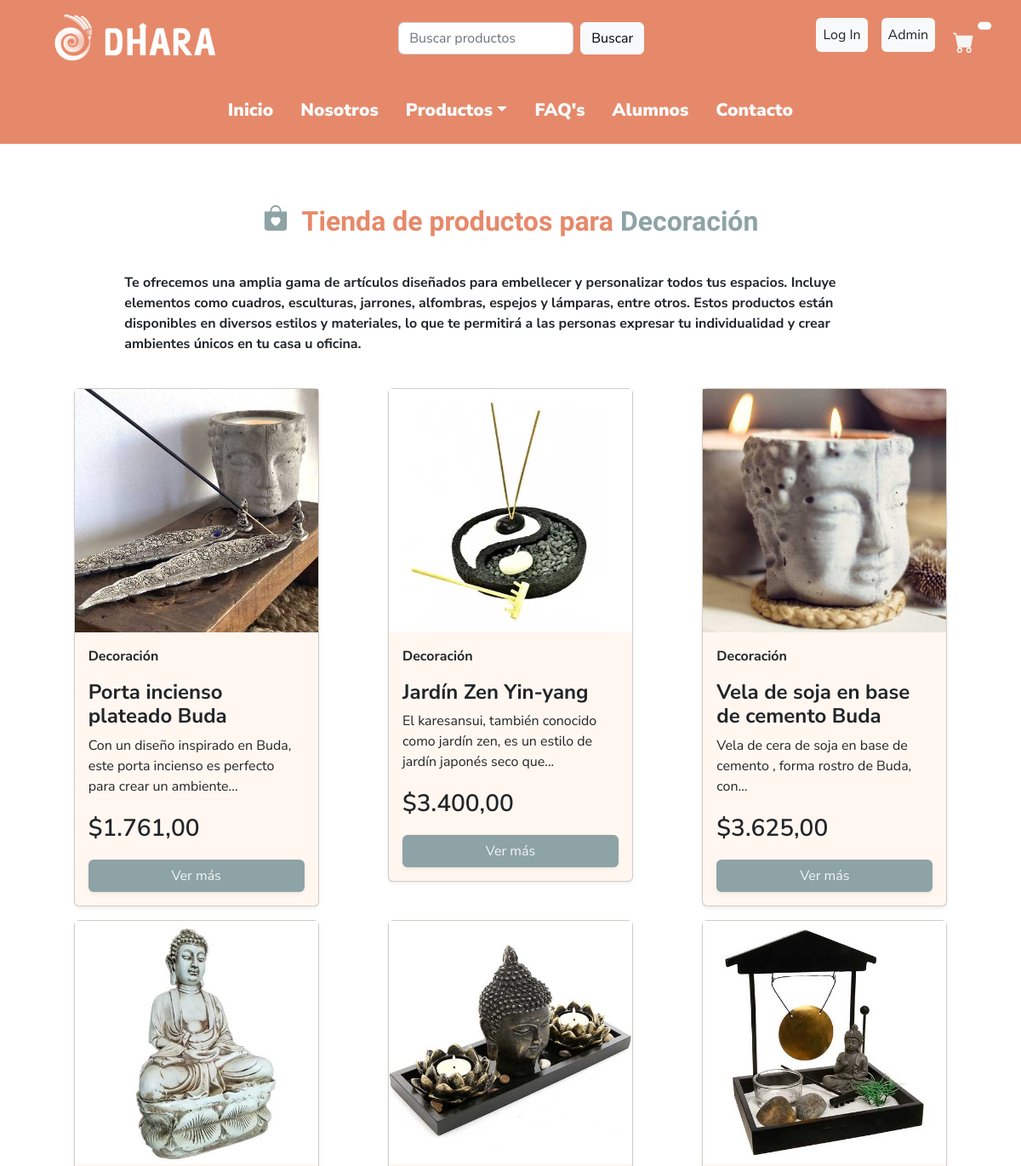
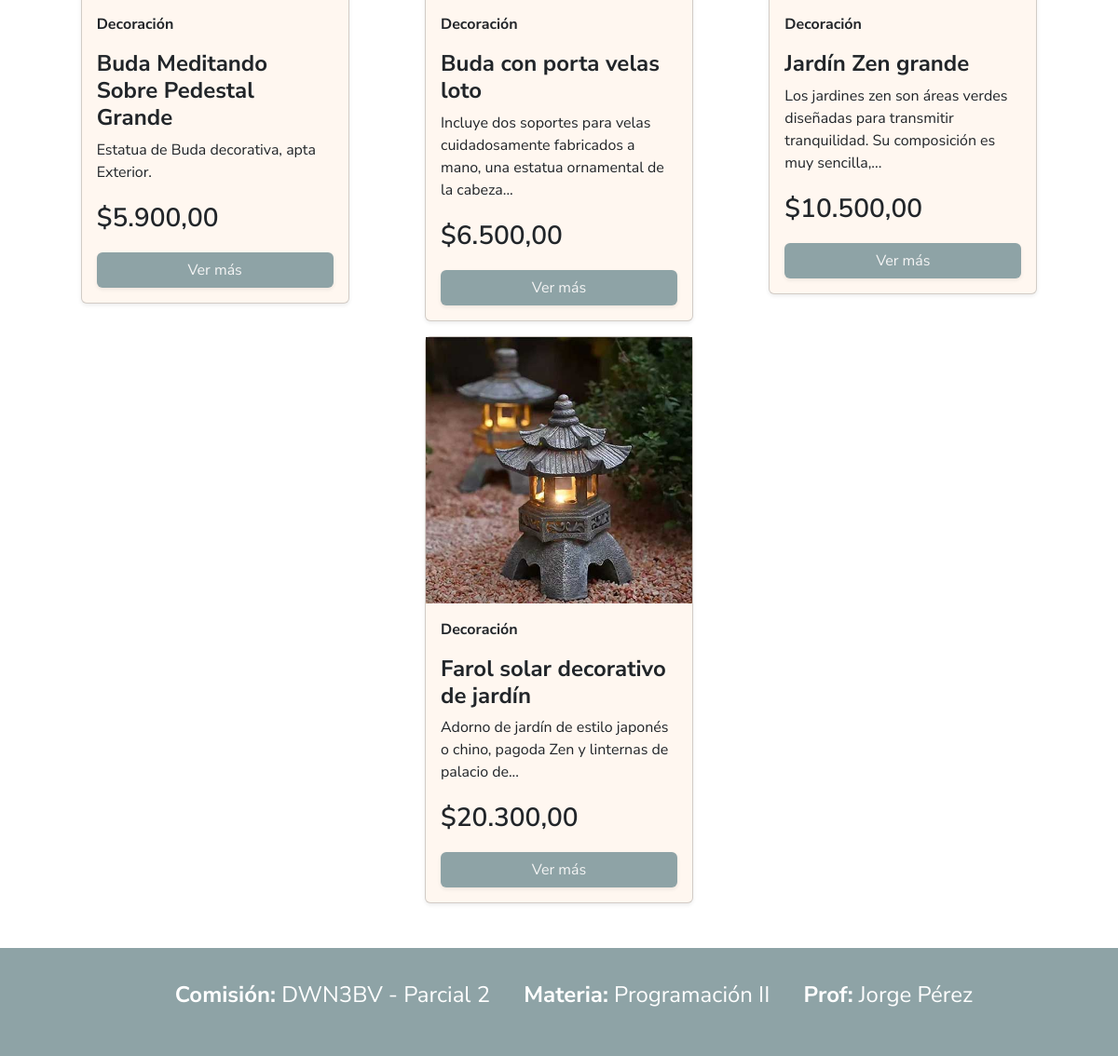
/index.php?sec=tienda&cat=1, run on the app's committed database (2 pictures, top to bottom).
### tables this page shows
CREATE TABLE `categoria` (
  `id` int(10) UNSIGNED NOT NULL,
  `nombre` varchar(256) NOT NULL,
  `descripcion` text DEFAULT NULL,
  `fecha_lanzamiento` timestamp NOT NULL DEFAULT current_timestamp()
);

CREATE TABLE `productos` (
  `id` int(10) UNSIGNED NOT NULL,
  `nombre_prod` varchar(256) NOT NULL,
  `categoria` int(10) UNSIGNED NOT NULL,
  `imagen` varchar(256) NOT NULL,
  `alt` text NOT NULL,
  `descripcion` text DEFAULT NULL,
  `origen` int(11) UNSIGNED NOT NULL,
  `material` varchar(256) NOT NULL,
  `medidas` varchar(256) NOT NULL,
  `peso` varchar(256) NOT NULL,
  `cuidado` varchar(256) DEFAULT NULL,
  `stock` int(10) UNSIGNED NOT NULL,
  `precio` decimal(12,2) NOT NULL,
  `inicio_promocion` datetime DEFAULT NULL,
  `fin_promocion` datetime DEFAULT NULL
);

### classes/Categoria.php (called while the page is built, shortened)
<?PHP
class Categoria
{
    private $nombre;
    private $descripcion;
    public function get_x_id(int $id): ?Categoria
    {
        $conexion = Conexion::getConexion();
        $query = "SELECT * FROM categoria WHERE id = ?";
        $PDOStatement = $conexion->prepare($query);
        $PDOStatement->setFetchMode(PDO::FETCH_CLASS, self::class);
        $PDOStatement->execute(
            [$id]
        );
        $categoria = $PDOStatement->fetch();
        return $categoria ?? null;
    }
    public function getNombre()
    {
        return $this->nombre;
    }
    public function getDescripcion()
    {
        return $this->descripcion;
    }
}

### classes/Producto.php (called while the page is built, shortened)
<?PHP
class Producto
{
    private $id;
    private $nombre_prod;
    private $imagen;
    private $alt;
    private $descripcion;
    private $precio;
    private static $createValues = ['id', 'nombre_prod', 'imagen', 'alt', 'descripcion', 'material', 'medidas', 'peso', 'cuidado', 'stock', 'precio', 'inicio_promocion', 'fin_promocion'];
    public function catalogo_x_categoria(int $categoria): array
    {
        $catalogo = [];
        $conexion = Conexion::getConexion();
        $query = "SELECT * FROM productos WHERE categoria = ?";
        $PDOStatement = $conexion->prepare($query);
        $PDOStatement->setFetchMode(PDO::FETCH_ASSOC);
        $PDOStatement->execute(
            [$categoria]
        );
        while ($result = $PDOStatement->fetch()) {
            $catalogo[] = $this->crear_producto($result);
        }
        return $catalogo;
    }
    private function crear_producto($productoData): Producto
    {
        $producto = new self();
        foreach (self::$createValues as $value) {
            $producto->{$value} = $productoData[$value];
        }
        $producto->categoria = (new Categoria())->get_x_id($productoData['categoria']);
        $producto->origen = (new Origen())->get_x_id($productoData['origen']);
        $etiquetas = [];
        $producto->etiquetas = $etiquetas;
        return $producto;
    }
    public function recortar_palabras(int $cantidad = 15): string
    {
        $texto = $this->descripcion;
        $arrayPalabras = explode(' ', $texto);
        if (count($arrayPalabras) <= $cantidad) {
            $resultado = $texto;
        } else {
            array_splice($arrayPalabras, $cantidad);
            $texto = implode(' ', $arrayPalabras);
            $resultado = $texto . '...';
        }
        return $resultado;
    }
    public function precio_formateado(): string
    {
        $precio = $this->precio;
        $resultado = '$' . number_format($precio, 2, ',', '.');
        return $resultado;
    }
    public function getId()
    {
        return $this->id;
    }
    public function getNombre_prod()
    {
        return $this->nombre_prod;
    }
    public function getImagen()
    {
        return $this->imagen;
    }
    public function getAlt()
    {
        return $this->alt;
    }
}

### classes/Origen.php (called while the page is built, shortened)
<?PHP
class Origen
{
    public function get_x_id(int $id): ?Origen
    {
        $conexion = Conexion::getConexion();
        $query = "SELECT * FROM origen WHERE id = ?";
        $PDOStatement = $conexion->prepare($query);
        $PDOStatement->setFetchMode(PDO::FETCH_CLASS, self::class);
        $PDOStatement->execute(
            [$id]
        );
        $categoria = $PDOStatement->fetch();
        return $categoria ?? null;
    }
}

### views/tienda.php (the view, shortened to what this page needs)
<?PHP
$id_categoria = $_GET['cat'] ?? FALSE;
$categoria = (new Categoria())->get_x_id($id_categoria);
$nombre_categoria = $categoria->getNombre();
$descripcion_categoria = $categoria->getDescripcion();
if ($id_categoria == "8") {
    $catalogo = (new Producto())->catalogo_precio_menor_a(5000);
} else {
   $catalogo = (new Producto())->catalogo_x_categoria($id_categoria);
}
$titulo = ucwords(str_replace("cion", "ción", $nombre_categoria));
?>
<section id="tienda" class="my-lg-5">
    <div class="row container mx-auto mt-4">
        <div class="col-12 my-4 text-center d-flex">
            <div class="mx-auto d-flex">
                <?php
                    if ($titulo == "Todos"){
                        echo '<h2 class="ps-3"><span class="grey">Todos</span> nuestros productos</h2>';
                    }else if ($titulo == "Rebajas"){
                        echo '<h2 class="ps-3">Todos nuestros <span class="grey">Productos -$5000</span></h2>';
                    }
                    else {
                    ?>
                        <h2 class="ps-3">Tienda de productos para <span class="grey"><?= $titulo ?></span></h2>
                    <?php
                    }
                    ?>
            </div>
        </div>
        <div class="col-12">
            <div class="row d-flex g-3">
            <p class="col-10 mx-auto p-2"><strong><?=$descripcion_categoria?></strong></p>
                <?PHP foreach ($catalogo as $producto) {   ?>
                    <div class="col-12 col-sm-10 col-md-6 col-lg-4 mx-auto">
                        <div class="card  shadow-sm mx-auto bg-sand" style="width: 18rem;">
                            <img src="./img/productos/<?= $producto->getImagen() ?>" class=" img-fluid" alt="<?= $producto->getAlt() ?>">
                            <div class="card-body">
                                <p class="card-text"><b><?= $titulo ?></b></p>
                                <h3 class="card-title fs-4 fw-bold"><?= $producto->getNombre_prod() ?></h3>
                                <p class="card-text"><?= $producto->recortar_palabras(15) ?></p>
                                <p class="fs-3 fw-semibold"><?= $producto->precio_formateado() ?></p>
                                <a href="index.php?sec=detalle_prod&id=<?= $producto->getId() ?>" class="btn shadow-sm btn-grey-white w-100">
                                    Ver más
                                </a>
                            </div>
                        </div>
                    </div>
                <?PHP } ?>
            </div>
        </div>
    </div>
</section>

### index.php (shortened to what this page needs)
<?PHP
$seccionesValidas = [
    "home" => [
        "titulo" => "Bienvenidos",
        "restringido" => false
    ],
    "nosotros" => [
        "titulo" => "Nosotros",
        "restringido" => false
    ],
    "tienda" => [
        "titulo" => "Nuestro catálogo",
        "restringido" => false
    ],
    "preg_frecuentes" => [
        "titulo" => "Preguntas frecuentes",
        "restringido" => false
    ],
    "contacto" => [
        "titulo" => "Contacto",
        "restringido" => false
    ],
    "detalle_prod" => [
        "titulo" => "Detalle de producto",
        "restringido" => false
    ],
    "datos_alumnos" => [
        "titulo" => "Alumnos",
        "restringido" => false
    ],
    "catalogo_completo" => [
        "titulo" => "Catálogo completo",
        "restringido" => false
    ],
    "testeos" => [
        "titulo" => "Página de pruebas",
        "restringido" => false
    ],
    "resultado_busqueda" => [
        "titulo" => "Resultado de búsqueda",
        "restringido" => false
    ],
    "form_process" => [
        "titulo" => "Respuesta enviada",
        "restringido" => false
    ],
    "carrito" => [
        "titulo" => "Carrito",
        "restringido" => false
    ],
    "checkout" => [
        "titulo" => "Checkout",
        "restringido" => true
    ],
    "login" => [
        "titulo" => "Iniciar Sesión",
        "restringido" => false
    ],
    "panel_usuario" => [
        "titulo" => "Panel de Usuario",
        "restringido" => true
    ]
];
$seccion = $_GET['sec'] ?? "home";
if (!array_key_exists($seccion, $seccionesValidas)) {
    $vista = "404";
    $titulo = "404 - Página no encontrada";
} else {
    $vista = $seccion;
}
?>
<!DOCTYPE html>
<html lang="es">
<head>
    <link href="https://cdn.jsdelivr.net/npm/bootstrap@5.2.2/dist/css/bootstrap.min.css" rel="stylesheet">
    <link rel="stylesheet" href="./css/styles.css">
</head>
<body>
    <div class="navbar navbar-expand-lg bg-orange text-light ">
        <div class="container-xl container-fluid ">
            <div class="align-self-start ">
                <a class="navbar-brand mt-2 p-2 " href="index.php?sec=home">
                    <img src="./img/logo.png" alt="Logo Dhara" class="d-inline-block align-text-top m-2" id="logo">
                </a>
            </div>
            <div>
            <div class="pe-3">
                    <form class="d-flex" role="search" action="actions/procesar_busqueda.php" method="get">
                        <input class="form-control me-2" type="search" aria-label="Search" name="q" placeholder="Buscar productos">
                        <button class="btn btn-light" type="submit">Buscar</button>
                    </form>
                </div>
            </div>
            <div class="align-self-center d-flex ">
                <div class="navbar-nav ">
                    <div>
                        <a class="nav-link text-dark bg-light rounded mx-2" href="index.php?sec=login">Log In</a>
                    </div>
                    <div>
                        <a class="nav-link text-dark bg-light rounded mx-2" href="./admin/index.php?sec=login">Admin</a>
                    </div>
                </div>
                <div class="mt-3 mt-md-4 mt-lg-2 ">
                    <button type="button" class="btn text-light position-relative ">
                        <a href="index.php?sec=carrito">
                            <span class="position-absolute top-0 start-100 translate-middle badge rounded-pill bg-white text-dark">
                            </span>
                        </a>
                    </button>
                </div>
            </div>
        </div>
    </div>
    <nav class="navbar navbar-expand-lg bg-orange text-light ">
        <div class="container-xl container-fluid justify-content-center">
            <div class="row">
                <div class="collapse navbar-collapse justify-content-end text-end p-2" id="navbarNavAltMarkup">
                    <div class="navbar-nav ">
                        <li class="nav-item px-2 ">
                            <a class="nav-link active text-light" aria-current="page" href="index.php?sec=home">Inicio</a>
                        </li>
                        <li class="nav-item px-2">
                            <a class="nav-link text-light" href="index.php?sec=nosotros">Nosotros</a>
                        </li>
                        <li class="nav-item px-2 dropdown">
                            <a class="nav-link dropdown-toggle text-light" href="#" role="button" data-bs-toggle="dropdown" aria-expanded="false">Productos</a>
                        </li>
                        <li class="nav-item px-2">
                            <a class="nav-link text-light" href="index.php?sec=preg_frecuentes">FAQ's</a>
                        </li>
                        <li class="nav-item px-2">
                            <a class="nav-link text-light" href="index.php?sec=datos_alumnos">Alumnos</a>
                        </li>
                        <li class="nav-item px-2">
                            <a class="nav-link text-light" href="index.php?sec=contacto">Contacto</a>
                        </li>
                    </div>
                </div>
            </div>
        </div>
    </nav>
    <main>
        <?PHP
        require_once file_exists("views/$vista.php") ? "views/$vista.php" : "views/404.php";
        ?>
    </main>
    <footer class="bg-grey py-lg-3 mt-5 pt-5">
        <ul>
            <li><b>Comisión:</b> DWN3BV - Parcial 2</li>
            <li><b>Materia:</b> Programación II</li>
            <li><b>Prof:</b> Jorge Pérez</li>
        </ul>
    </footer>
</body>
</html>

### css/styles.css (style rules this page uses)
body { font-family: 'Catamaran', sans-serif; font-family: 'Nunito Sans', sans-serif; }
.grey { color: #8EA3A6; }
.bg-orange { background-color: #e6896a; }
.bg-grey { background-color: #8ea3a6; }
.bg-sand { background-color: #fff7f0; }
.bg-white { background-color: #fff; }
.btn-grey-white { background-color: #8ea3a6; color: whitesmoke; }
.text-light { color: whitesmoke; }
#logo { width: 120px; height: 34px; }
.nav-item a { font-weight: 900; font-size: 1.3rem; }
h2 { font-family: 'Catamaran', sans-serif; font-weight: 800; color: #e6896a; }
a { text-decoration: none; color: #101010; }
footer ul { text-align: center; }
footer ul li { list-style: none; display: inline-block; padding: 1rem; color: #fff; font-size: 1.5rem; }
@media (min-width: 768px) { #logo { width: 200px; height: 57px; } }

### data on the page
categoria: nombre "Decoración", descripcion "Te ofrecemos una amplia gama de artículos diseñados para embellecer y personalizar todos tus espacios. Incluye elementos como cuadros, esculturas, jarrones, alfombras, espejos y lámparas, entre otros. Estos productos están disponibles en diversos estilos y materiales, lo que te permitirá a las personas expresar tu individualidad y crear ambientes únicos en tu casa u oficina."
productos: imagen (picture), categoria.nombre "Decoración", nombre_prod "Porta incienso plateado Buda", recortar_palabras "Con un diseño inspirado en Buda, este porta incienso es perfecto para crear un ambiente...", precio "$1.761,00"
productos: imagen (picture), categoria.nombre "Decoración", nombre_prod "Jardín Zen Yin-yang", recortar_palabras "El karesansui, también conocido como jardín zen, es un estilo de jardín japonés seco que...", precio "$3.400,00"
productos: imagen (picture), categoria.nombre "Decoración", nombre_prod "Vela de soja en base de cemento Buda", recortar_palabras "Vela de cera de soja en base de cemento , forma rostro de Buda, con...", precio "$3.625,00"
productos: imagen (picture), categoria.nombre "Decoración", nombre_prod "Buda Meditando Sobre Pedestal Grande", descripcion "Estatua de Buda decorativa, apta Exterior.", precio "$5.900,00"
productos: imagen (picture), categoria.nombre "Decoración", nombre_prod "Buda con porta velas loto", recortar_palabras "Incluye dos soportes para velas cuidadosamente fabricados a mano, una estatua ornamental de la cabeza...", precio "$6.500,00"
productos: imagen (picture), categoria.nombre "Decoración", nombre_prod "Jardín Zen grande", recortar_palabras "Los jardines zen son áreas verdes diseñadas para transmitir tranquilidad. Su composición es muy sencilla,...", precio "$10.500,00"
productos: imagen (picture), categoria.nombre "Decoración", nombre_prod "Farol solar decorativo de jardín", recortar_palabras "Adorno de jardín de estilo japonés o chino, pagoda Zen y linternas de palacio de...", precio "$20.300,00"
